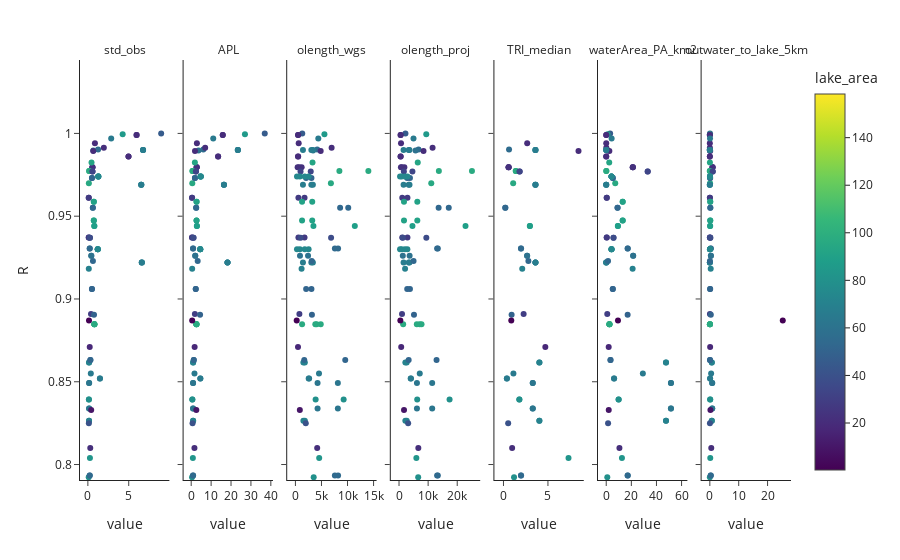

Notebook code cell kept with this figure:
### Code cell
x_fd='value'
y_fd='R'
facet='predictors'
color='lake_area'
df=df_melt.loc[(df_melt['RMSE']!=df_melt['RMSE'].max())&(df_melt['predictors']!='VE')]

fig = px.scatter(df, x=x_fd, y=y_fd, facet_col=facet,color=color,
                template="simple_white")

fig.update_xaxes(matches=None)
fig.for_each_annotation(lambda a: a.update(text=a.text.split("=")[-1]))
fig.show()
